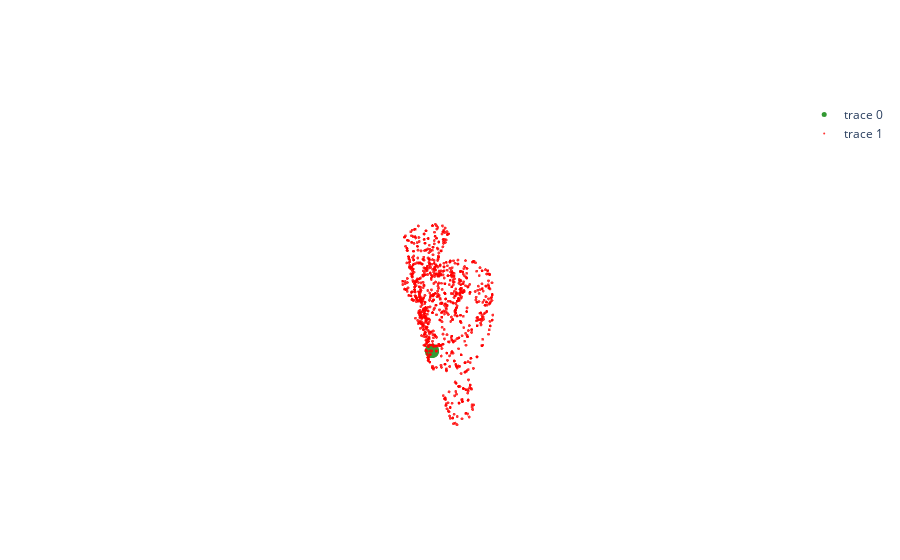

Notebook code cell kept with this figure:
### Code cell
index = 5
pinput2 = torch.bmm(predicted_correspondence, input2)
pts2 = pinput2[index].cpu().numpy()
plot_point_clouds([pts2[:1, :], pts2[1:, :]], ["green", "red"], [5, 1])

### Figure 1 — Plotly figure (JSON) as saved in the notebook; plotly's stock layout.template omitted (floating-point values rounded to 4 significant figures; data arrays with more than 128 entries replaced by an {"elided": "..."} marker saying what was removed)
{"data": [{"marker": {"color": "green", "opacity": 0.8, "size": 5}, "mode": "markers", "type": "scatter3d", "x": [0.1653], "y": [0.1294], "z": [0.0294]}, {"marker": {"color": "red", "opacity": 0.8, "size": 1}, "mode": "markers", "type": "scatter3d", "x": {"elided": "1023 float values"}, "y": {"elided": "1023 float values"}, "z": {"elided": "1023 float values"}}], "layout": {"scene": {"xaxis": {"visible": false}, "yaxis": {"visible": false}, "zaxis": {"visible": false}}}}
